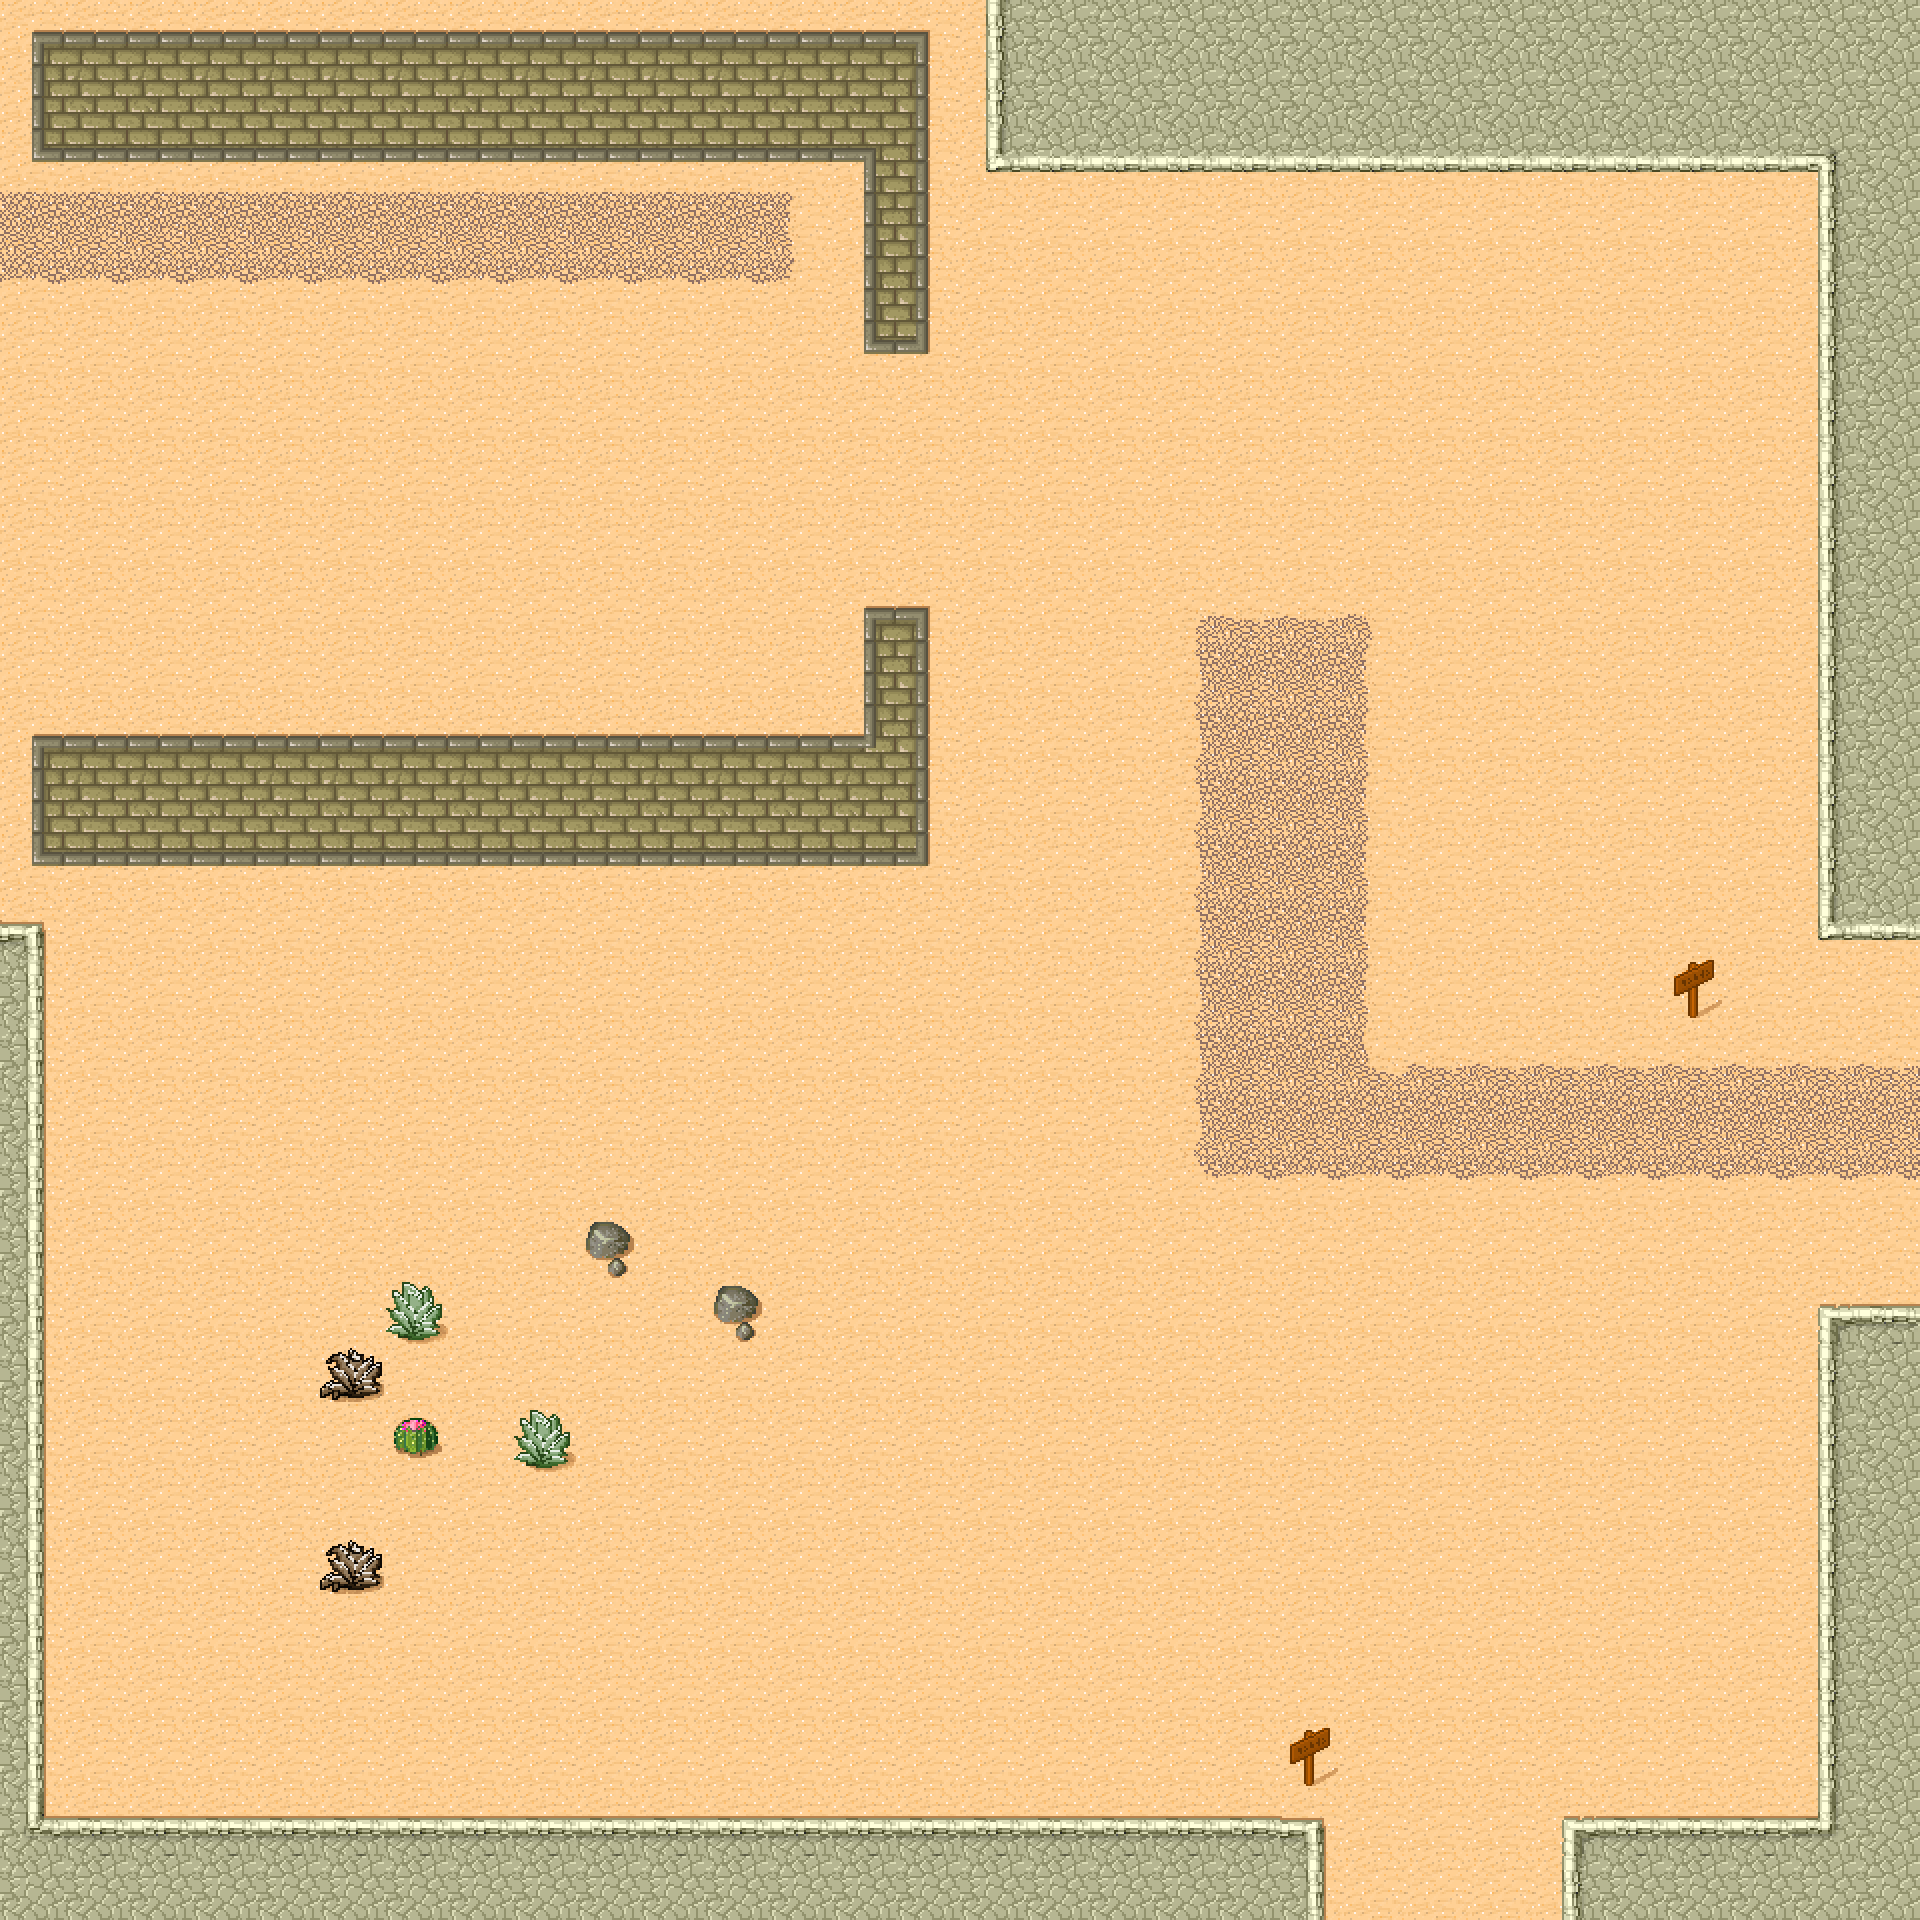

Tiled map render using the project's own tile images. Description and the whole map definition, tile-layer contents included, below:
An orthogonal 30x30 tile map with 64x64 px tiles, 2 tile layers (Ground, Trees) and 22 objects.

<map version="1.10" tiledversion="2025.09.25" orientation="orthogonal" renderorder="right-down" width="30" height="30" tilewidth="64" tileheight="64" infinite="0" nextlayerid="5" nextobjectid="29">
 <editorsettings>
  <export target="area2.lua" format="lua" />
 </editorsettings>
 <tileset firstgid="1" name="tileset_area2" tilewidth="64" tileheight="64" spacing="2" margin="2" tilecount="48" columns="8">
  <image source="tileset_area2.png" trans="ff00ff" width="530" height="398" />
 </tileset>
 <layer id="1" name="Ground" width="30" height="30">
  <data encoding="csv">
30,30,30,30,30,30,30,30,30,30,30,30,30,30,30,30,30,30,30,30,30,30,30,30,30,30,30,30,30,30,
30,30,30,30,30,30,30,30,30,30,30,30,30,30,30,30,30,30,30,30,30,30,30,30,30,30,30,30,30,30,
30,30,30,30,30,30,30,30,30,30,30,30,30,30,30,30,30,30,30,30,30,30,30,30,30,30,30,30,30,30,
15,15,15,15,15,15,15,15,15,15,15,15,16,30,30,30,30,30,30,30,30,30,30,30,30,30,30,30,30,30,
23,23,23,23,23,23,23,23,23,23,23,23,24,30,30,30,30,30,30,30,30,30,30,30,30,30,30,30,30,30,
30,30,30,30,30,30,30,30,30,30,30,30,30,30,30,30,30,30,30,30,30,30,30,30,30,30,30,30,30,30,
30,30,30,30,30,30,30,30,30,30,30,30,30,30,30,30,30,30,30,30,30,30,30,30,30,30,30,30,30,30,
30,30,30,30,30,30,30,30,30,30,30,30,30,30,30,30,30,30,30,30,30,30,30,30,30,30,30,30,30,30,
30,30,30,30,30,30,30,30,30,30,30,30,30,30,30,30,30,30,30,30,30,30,30,30,30,30,30,30,30,30,
30,30,30,30,30,30,30,30,30,30,30,30,30,30,30,30,30,30,6,7,7,8,30,30,30,30,30,30,30,30,
30,30,30,30,30,30,30,30,30,30,30,30,30,30,30,30,30,30,14,15,15,16,30,30,30,30,30,30,30,30,
30,30,30,30,30,30,30,30,30,30,30,30,30,30,30,30,30,30,14,15,15,16,30,30,30,30,30,30,30,30,
30,30,30,30,30,30,30,30,30,30,30,30,30,30,30,30,30,30,14,15,15,16,30,30,30,30,30,30,30,30,
30,30,30,30,30,30,30,30,30,30,30,30,30,30,30,30,30,30,14,15,15,16,30,30,30,30,30,30,30,30,
30,30,30,30,30,30,30,30,30,30,30,30,30,30,30,30,30,30,14,15,15,16,30,30,30,30,30,30,30,30,
30,30,30,30,30,30,30,30,30,30,30,30,30,30,30,30,30,30,14,15,15,16,30,30,30,30,30,30,30,30,
30,30,30,30,30,30,30,30,30,30,30,30,30,30,30,30,30,30,14,15,15,12,7,7,7,7,7,7,7,7,
30,30,30,30,30,30,30,30,30,30,30,30,30,30,30,30,30,30,14,15,15,15,15,15,15,15,15,15,15,15,
30,30,30,30,30,30,30,30,30,30,30,30,30,30,30,30,30,30,22,23,23,23,23,23,23,23,23,23,23,23,
30,30,30,30,30,30,30,30,30,32,30,30,30,30,30,30,30,30,30,30,30,30,30,30,30,30,30,30,30,30,
30,30,30,30,30,30,38,30,30,30,30,32,30,30,30,30,30,30,30,30,30,30,30,30,30,30,30,30,30,30,
30,30,30,30,30,39,30,30,30,30,30,30,30,30,30,30,30,30,30,30,30,30,30,30,30,30,30,30,30,30,
30,30,30,30,30,30,31,30,38,30,30,30,30,30,30,30,30,30,30,30,30,30,30,30,30,30,30,30,30,30,
30,30,30,30,30,30,30,30,30,30,30,30,30,30,30,30,30,30,30,30,30,30,30,30,30,30,30,30,30,30,
30,30,30,30,30,39,30,30,30,30,30,30,30,30,30,30,30,30,30,30,30,30,30,30,30,30,30,30,30,30,
30,30,30,30,30,30,30,30,30,30,30,30,30,30,30,30,30,30,30,30,30,30,30,30,30,30,30,30,30,30,
30,30,30,30,30,30,30,30,30,30,30,30,30,30,30,30,30,30,30,30,30,30,30,30,30,30,30,30,30,30,
30,30,30,30,30,30,30,30,30,30,30,30,30,30,30,30,30,30,30,30,30,30,30,30,30,30,30,30,30,30,
30,30,30,30,30,30,30,30,30,30,30,30,30,30,30,30,30,30,30,30,30,30,30,30,30,30,30,30,30,30,
30,30,30,30,30,30,30,30,30,30,30,30,30,30,30,30,30,30,30,30,30,30,30,30,30,30,30,30,30,30
</data>
 </layer>
 <layer id="2" name="Trees" width="30" height="30">
  <data encoding="csv">
1,2,2,2,2,2,2,2,2,2,2,2,2,2,3,33,34,34,34,34,34,34,34,34,34,34,34,34,34,34,
9,10,10,10,10,10,10,10,10,10,10,10,10,10,11,33,34,34,34,34,34,34,34,34,34,34,34,34,34,34,
17,18,18,18,18,18,18,18,18,18,18,18,18,21,11,41,42,42,42,42,42,42,42,42,42,42,42,42,37,34,
0,0,0,0,0,0,0,0,0,0,0,0,0,9,11,0,0,0,0,0,0,0,0,0,0,0,0,0,33,34,
0,0,0,0,0,0,0,0,0,0,0,0,0,9,11,0,0,0,0,0,0,0,0,0,0,0,0,0,33,34,
0,0,0,0,0,0,0,0,0,0,0,0,0,17,19,0,0,0,0,0,0,0,0,0,0,0,0,0,33,34,
0,0,0,0,0,0,0,0,0,0,0,0,0,0,0,0,0,0,0,0,0,0,0,0,0,0,0,0,33,34,
0,0,0,0,0,0,0,0,0,0,0,0,0,0,0,0,0,0,0,0,0,0,0,0,0,0,0,0,33,34,
0,0,0,0,0,0,0,0,0,0,0,0,0,0,0,0,0,0,0,0,0,0,0,0,0,0,0,0,33,34,
0,0,0,0,0,0,0,0,0,0,0,0,0,1,3,0,0,0,0,0,0,0,0,0,0,0,0,0,33,34,
0,0,0,0,0,0,0,0,0,0,0,0,0,9,11,0,0,0,0,0,0,0,0,0,0,0,0,0,33,34,
1,2,2,2,2,2,2,2,2,2,2,2,2,29,11,0,0,0,0,0,0,0,0,0,0,0,0,0,33,34,
9,10,10,10,10,10,10,10,10,10,10,10,10,10,11,0,0,0,0,0,0,0,0,0,0,0,0,0,33,34,
17,18,18,18,18,18,18,18,18,18,18,18,18,18,19,0,0,0,0,0,0,0,0,0,0,0,0,0,33,34,
27,0,0,0,0,0,0,0,0,0,0,0,0,0,0,0,0,0,0,0,0,0,0,0,0,0,0,0,41,42,
35,0,0,0,0,0,0,0,0,0,0,0,0,0,0,0,0,0,0,0,0,0,0,0,0,0,46,0,0,0,
35,0,0,0,0,0,0,0,0,0,0,0,0,0,0,0,0,0,0,0,0,0,0,0,0,0,0,0,0,0,
35,0,0,0,0,0,0,0,0,0,0,0,0,0,0,0,0,0,0,0,0,0,0,0,0,0,0,0,0,0,
35,0,0,0,0,0,0,0,0,0,0,0,0,0,0,0,0,0,0,0,0,0,0,0,0,0,0,0,0,0,
35,0,0,0,0,0,0,0,0,0,0,0,0,0,0,0,0,0,0,0,0,0,0,0,0,0,0,0,0,0,
35,0,0,0,0,0,0,0,0,0,0,0,0,0,0,0,0,0,0,0,0,0,0,0,0,0,0,0,25,26,
35,0,0,0,0,0,0,0,0,0,0,0,0,0,0,0,0,0,0,0,0,0,0,0,0,0,0,0,33,34,
35,0,0,0,0,0,0,0,0,0,0,0,0,0,0,0,0,0,0,0,0,0,0,0,0,0,0,0,33,34,
35,0,0,0,0,0,0,0,0,0,0,0,0,0,0,0,0,0,0,0,0,0,0,0,0,0,0,0,33,34,
35,0,0,0,0,0,0,0,0,0,0,0,0,0,0,0,0,0,0,0,0,0,0,0,0,0,0,0,33,34,
35,0,0,0,0,0,0,0,0,0,0,0,0,0,0,0,0,0,0,0,0,0,0,0,0,0,0,0,33,34,
35,0,0,0,0,0,0,0,0,0,0,0,0,0,0,0,0,0,0,0,0,0,0,0,0,0,0,0,33,34,
35,0,0,0,0,0,0,0,0,0,0,0,0,0,0,0,0,0,0,0,46,0,0,0,0,0,0,0,33,34,
44,26,26,26,26,26,26,26,26,26,26,26,26,26,26,26,26,26,26,26,27,0,0,0,25,26,26,26,45,34,
34,34,34,34,34,34,34,34,34,34,34,34,34,34,34,34,34,34,34,34,35,0,0,0,33,34,34,34,34,34
</data>
 </layer>
 <objectgroup id="3" name="Walls">
  <object id="1" x="0" y="5.33333" width="933.333" height="162.667" />
  <object id="2" x="858.222" y="174" width="75.1111" height="184.667" />
  <object id="3" x="0" y="725.212" width="934.667" height="144.198" />
  <object id="4" x="857.378" y="600.59" width="77.2889" height="117.289" />
  <object id="5" x="576" y="1216" width="64" height="64" />
  <object id="6" x="704" y="1280" width="64" height="64" />
  <object id="7" x="384" y="1280" width="64" height="64" />
  <object id="8" x="320" y="1344" width="64" height="64" />
  <object id="9" x="384" y="1408" width="64" height="64" />
  <object id="10" x="512" y="1408" width="64" height="64" />
  <object id="11" x="320" y="1536" width="64" height="64" />
  <object id="16" x="1664" y="960" width="64" height="64" />
  <object id="21" x="1280" y="1728" width="64" height="64" />
  <object id="23" x="980.667" y="0" width="939.333" height="176" />
  <object id="24" x="1816" y="192" width="104" height="750" />
  <object id="25" x="1813" y="1301" width="107" height="619" />
  <object id="26" x="1559" y="1812" width="249.25" height="108" />
  <object id="27" x="0" y="1810" width="1328" height="110" />
  <object id="28" x="0" y="917" width="46" height="875" />
 </objectgroup>
 <objectgroup id="4" name="Portals">
  <object id="18" x="1792" y="1024">
   <properties>
    <property name="spawn_x" type="float" value="400" />
    <property name="spawn_y" type="float" value="400" />
    <property name="target_map" value="assets/maps/level1/area1.lua" />
    <property name="type" value="portal" />
   </properties>
   <polygon points="0,0 64,-64 128,-64 128,256 64,256 0,192" />
  </object>
  <object id="19" x="1344" y="1856">
   <properties>
    <property name="spawn_x" type="float" value="400" />
    <property name="spawn_y" type="float" value="400" />
    <property name="target_map" value="assets/maps/level1/area1.lua" />
    <property name="type" value="portal" />
   </properties>
   <polygon points="0,0 64,-64 128,-64 192,0 192,64 0,64 0,0" />
  </object>
  <object id="20" x="0" y="192">
   <properties>
    <property name="spawn_x" type="float" value="400" />
    <property name="spawn_y" type="float" value="400" />
    <property name="target_map" value="assets/maps/level1/area1.lua" />
    <property name="type" value="portal" />
   </properties>
   <polygon points="0,0 0,512 64,512 128,448 128,64 64,0" />
  </object>
 </objectgroup>
</map>
